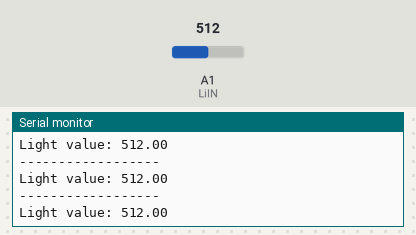
Simulated run of this sketch. Board: Arduino Uno, built with avr-gcc and run on an emulated ATmega328P. Shown: the last lines printed to the serial monitor. The inputs (shaded band) are chosen by the test bench; at power-on: A1 (LiIN) = 512.

Above: at 1.2 s.
1.3 s: A1 (LiIN) set to 990
At 2.4 s:
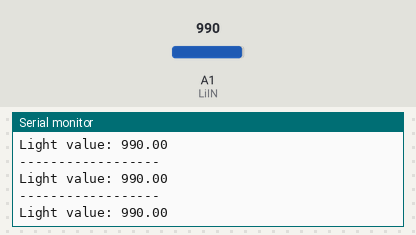
2.8 s: A1 (LiIN) set to 1011
At 3.8 s:
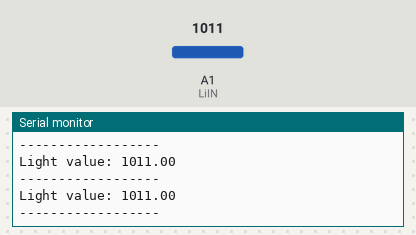
Timing chart, 0 to 5.8 s (numbered marks = the images above; inputs shaded):
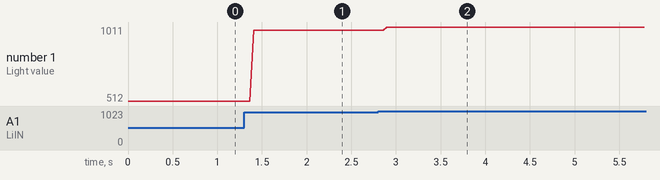

Measured:
- the behaviour switches between 999 and 1000 on A1 (LiIN) (found by bisection; images 1 and 2)
- after the input at 1.3 s, the serial monitor: prints a new line after 0.11 s (image 1)
- after the input at 2.8 s, the serial monitor: prints a new line after 0.10 s (image 2)
- plotted number 1: 512 → 990 after the input at 1.3 s, 990 → 1011 after the input at 2.8 s

The sketch:

Ex1_1.ino
```cpp
#define LiIN A1     // Light sensor connected to A1

void setup() {
  Serial.begin(9600);
}

void loop() {
  float l = analogRead(LiIN);
  Serial.print("Light value: ");
  Serial.println(l);
  Serial.println("------------------");
}
```
